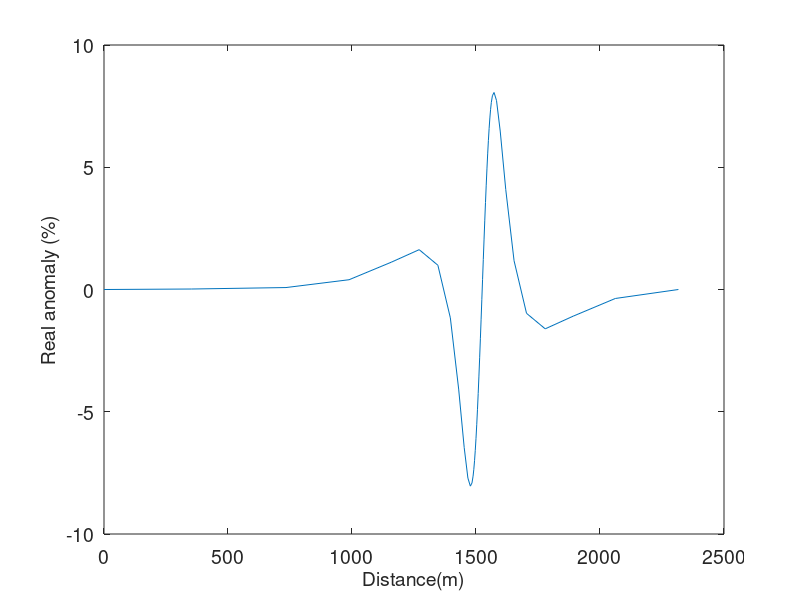
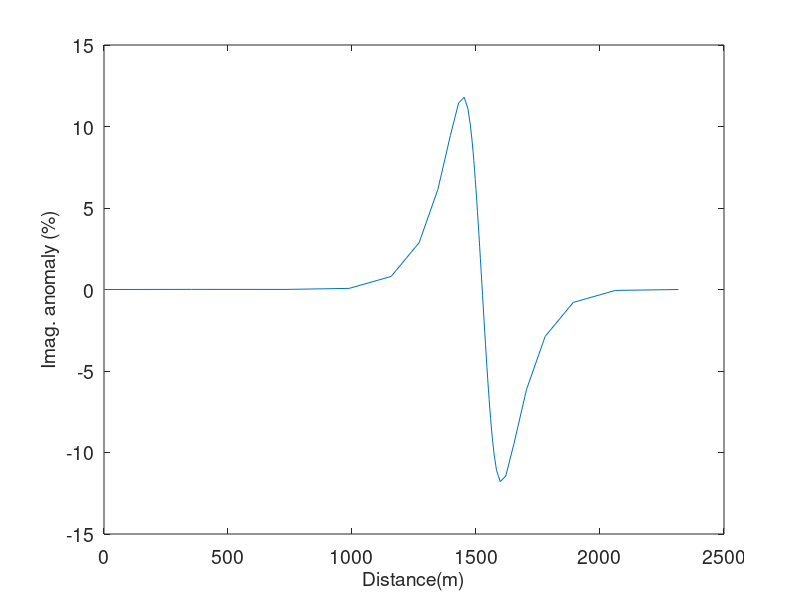
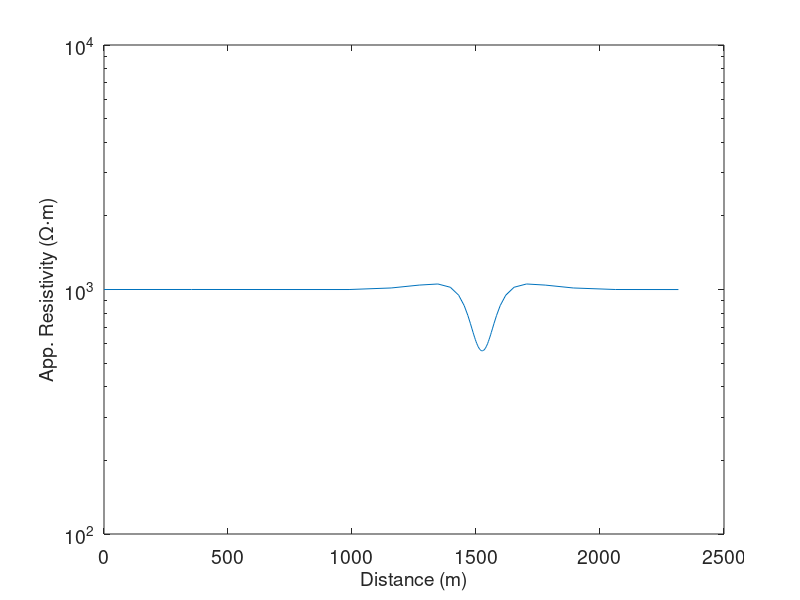
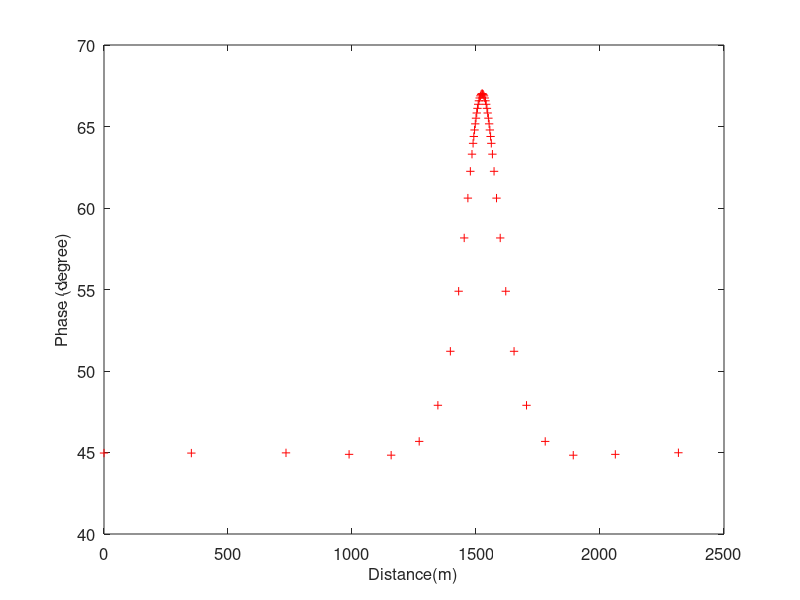

The MATLAB script that drew these images, in order:
% Author: Anand Singh, Graduate Student, IIT Kharagpur 
% ESSC Workshop "Matlab for Geoscience" 2015 
clear all
close all
clc
load('VLFR_data.dat')
a=VLFR_data(:,1);
b=VLFR_data(:,2);
c=VLFR_data(:,3);
d=VLFR_data(:,4);
e=VLFR_data(:,5);

figure
plot(a,b);
set(gca,'fontsize',14);
xlabel('Distance(m)','fontsize',14);
ylabel('Real anomaly (%)','fontsize',14);

figure
plot(a,c);
set(gca,'fontsize',14);
xlabel('Distance(m)','fontsize',14);
ylabel('Imag. anomaly (%)','fontsize',14);

figure
semilogy(a,d);
set(gca,'fontsize',14);
xlabel('Distance (m)','fontsize',14);
ylabel('App. Resistivity (\Omega\cdotm)','fontsize',14);

figure
plot(a,e,'r+');
set(gca,'fontsize',12);
xlabel('Distance(m)','fontsize',12);
ylabel('Phase (degree)','fontsize',12);
% 
% 


